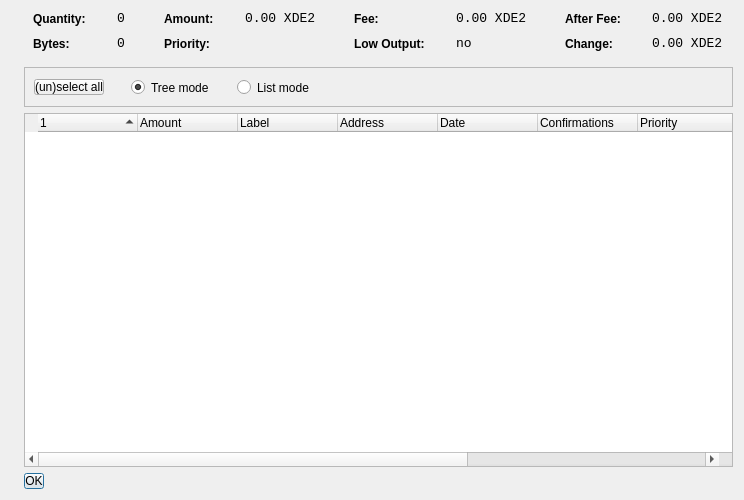
<?xml version="1.0" encoding="UTF-8"?>
<ui version="4.0">
 <class>CoinControlDialog</class>
 <widget class="QDialog" name="CoinControlDialog">
  <property name="geometry">
   <rect>
    <x>0</x>
    <y>0</y>
    <width>744</width>
    <height>500</height>
   </rect>
  </property>
  <property name="maximumSize">
   <size>
    <width>744</width>
    <height>16777215</height>
   </size>
  </property>
  <property name="windowTitle">
   <string>Coin Control</string>
  </property>
  <property name="styleSheet">
   <string notr="true">margin-left:13px;</string>
  </property>
  <layout class="QVBoxLayout" name="verticalLayout">
   <item>
    <layout class="QHBoxLayout" name="horizontalLayoutTop" stretch="0,0,0,0">
     <property name="topMargin">
      <number>0</number>
     </property>
     <property name="bottomMargin">
      <number>10</number>
     </property>
     <item>
      <layout class="QFormLayout" name="formLayoutCoinControl1">
       <property name="horizontalSpacing">
        <number>10</number>
       </property>
       <property name="verticalSpacing">
        <number>10</number>
       </property>
       <property name="leftMargin">
        <number>6</number>
       </property>
       <property name="rightMargin">
        <number>6</number>
       </property>
       <item row="0" column="0">
        <widget class="QLabel" name="labelCoinControlQuantityText">
         <property name="styleSheet">
          <string notr="true">font-weight:bold;</string>
         </property>
         <property name="text">
          <string>Quantity:</string>
         </property>
        </widget>
       </item>
       <item row="0" column="1">
        <widget class="QLabel" name="labelCoinControlQuantity">
         <property name="font">
          <font>
           <family>Monospace</family>
           <pointsize>10</pointsize>
          </font>
         </property>
         <property name="cursor">
          <cursorShape>IBeamCursor</cursorShape>
         </property>
         <property name="contextMenuPolicy">
          <enum>Qt::ActionsContextMenu</enum>
         </property>
         <property name="text">
          <string notr="true">0</string>
         </property>
         <property name="textInteractionFlags">
          <set>Qt::LinksAccessibleByMouse|Qt::TextSelectableByKeyboard|Qt::TextSelectableByMouse</set>
         </property>
        </widget>
       </item>
       <item row="1" column="0">
        <widget class="QLabel" name="labelCoinControlBytesText">
         <property name="styleSheet">
          <string notr="true">font-weight:bold;</string>
         </property>
         <property name="text">
          <string>Bytes:</string>
         </property>
        </widget>
       </item>
       <item row="1" column="1">
        <widget class="QLabel" name="labelCoinControlBytes">
         <property name="font">
          <font>
           <family>Monospace</family>
           <pointsize>10</pointsize>
          </font>
         </property>
         <property name="cursor">
          <cursorShape>IBeamCursor</cursorShape>
         </property>
         <property name="contextMenuPolicy">
          <enum>Qt::ActionsContextMenu</enum>
         </property>
         <property name="text">
          <string notr="true">0</string>
         </property>
         <property name="textInteractionFlags">
          <set>Qt::LinksAccessibleByMouse|Qt::TextSelectableByKeyboard|Qt::TextSelectableByMouse</set>
         </property>
        </widget>
       </item>
      </layout>
     </item>
     <item>
      <layout class="QFormLayout" name="formLayoutCoinControl2">
       <property name="horizontalSpacing">
        <number>10</number>
       </property>
       <property name="verticalSpacing">
        <number>10</number>
       </property>
       <property name="leftMargin">
        <number>6</number>
       </property>
       <property name="rightMargin">
        <number>6</number>
       </property>
       <item row="0" column="0">
        <widget class="QLabel" name="labelCoinControlAmountText">
         <property name="styleSheet">
          <string notr="true">font-weight:bold;</string>
         </property>
         <property name="text">
          <string>Amount:</string>
         </property>
        </widget>
       </item>
       <item row="0" column="1">
        <widget class="QLabel" name="labelCoinControlAmount">
         <property name="font">
          <font>
           <family>Monospace</family>
           <pointsize>10</pointsize>
          </font>
         </property>
         <property name="cursor">
          <cursorShape>IBeamCursor</cursorShape>
         </property>
         <property name="contextMenuPolicy">
          <enum>Qt::ActionsContextMenu</enum>
         </property>
         <property name="text">
          <string notr="true">0.00 XDE2</string>
         </property>
         <property name="textInteractionFlags">
          <set>Qt::LinksAccessibleByMouse|Qt::TextSelectableByKeyboard|Qt::TextSelectableByMouse</set>
         </property>
        </widget>
       </item>
       <item row="1" column="0">
        <widget class="QLabel" name="labelCoinControlPriorityText">
         <property name="styleSheet">
          <string notr="true">font-weight:bold;</string>
         </property>
         <property name="text">
          <string>Priority:</string>
         </property>
        </widget>
       </item>
       <item row="1" column="1">
        <widget class="QLabel" name="labelCoinControlPriority">
         <property name="font">
          <font>
           <family>Monospace</family>
           <pointsize>10</pointsize>
          </font>
         </property>
         <property name="cursor">
          <cursorShape>IBeamCursor</cursorShape>
         </property>
         <property name="contextMenuPolicy">
          <enum>Qt::ActionsContextMenu</enum>
         </property>
         <property name="text">
          <string/>
         </property>
         <property name="textInteractionFlags">
          <set>Qt::LinksAccessibleByMouse|Qt::TextSelectableByKeyboard|Qt::TextSelectableByMouse</set>
         </property>
        </widget>
       </item>
      </layout>
     </item>
     <item>
      <layout class="QFormLayout" name="formLayoutCoinControl3">
       <property name="horizontalSpacing">
        <number>10</number>
       </property>
       <property name="verticalSpacing">
        <number>10</number>
       </property>
       <property name="leftMargin">
        <number>6</number>
       </property>
       <property name="rightMargin">
        <number>6</number>
       </property>
       <item row="0" column="0">
        <widget class="QLabel" name="labelCoinControlFeeText">
         <property name="styleSheet">
          <string notr="true">font-weight:bold;</string>
         </property>
         <property name="text">
          <string>Fee:</string>
         </property>
        </widget>
       </item>
       <item row="0" column="1">
        <widget class="QLabel" name="labelCoinControlFee">
         <property name="font">
          <font>
           <family>Monospace</family>
           <pointsize>10</pointsize>
          </font>
         </property>
         <property name="cursor">
          <cursorShape>IBeamCursor</cursorShape>
         </property>
         <property name="contextMenuPolicy">
          <enum>Qt::ActionsContextMenu</enum>
         </property>
         <property name="text">
          <string notr="true">0.00 XDE2</string>
         </property>
         <property name="textInteractionFlags">
          <set>Qt::LinksAccessibleByMouse|Qt::TextSelectableByKeyboard|Qt::TextSelectableByMouse</set>
         </property>
        </widget>
       </item>
       <item row="1" column="0">
        <widget class="QLabel" name="labelCoinControlLowOutputText">
         <property name="enabled">
          <bool>true</bool>
         </property>
         <property name="styleSheet">
          <string notr="true">font-weight:bold;</string>
         </property>
         <property name="text">
          <string>Low Output:</string>
         </property>
        </widget>
       </item>
       <item row="1" column="1">
        <widget class="QLabel" name="labelCoinControlLowOutput">
         <property name="enabled">
          <bool>true</bool>
         </property>
         <property name="font">
          <font>
           <family>Monospace</family>
           <pointsize>10</pointsize>
          </font>
         </property>
         <property name="cursor">
          <cursorShape>IBeamCursor</cursorShape>
         </property>
         <property name="contextMenuPolicy">
          <enum>Qt::ActionsContextMenu</enum>
         </property>
         <property name="text">
          <string notr="true">no</string>
         </property>
         <property name="textInteractionFlags">
          <set>Qt::LinksAccessibleByMouse|Qt::TextSelectableByKeyboard|Qt::TextSelectableByMouse</set>
         </property>
        </widget>
       </item>
      </layout>
     </item>
     <item>
      <layout class="QFormLayout" name="formLayoutCoinControl4">
       <property name="horizontalSpacing">
        <number>10</number>
       </property>
       <property name="verticalSpacing">
        <number>10</number>
       </property>
       <property name="leftMargin">
        <number>6</number>
       </property>
       <property name="rightMargin">
        <number>6</number>
       </property>
       <item row="0" column="0">
        <widget class="QLabel" name="labelCoinControlAfterFeeText">
         <property name="styleSheet">
          <string notr="true">font-weight:bold;</string>
         </property>
         <property name="text">
          <string>After Fee:</string>
         </property>
        </widget>
       </item>
       <item row="0" column="1">
        <widget class="QLabel" name="labelCoinControlAfterFee">
         <property name="font">
          <font>
           <family>Monospace</family>
           <pointsize>10</pointsize>
          </font>
         </property>
         <property name="cursor">
          <cursorShape>IBeamCursor</cursorShape>
         </property>
         <property name="contextMenuPolicy">
          <enum>Qt::ActionsContextMenu</enum>
         </property>
         <property name="text">
          <string notr="true">0.00 XDE2</string>
         </property>
         <property name="textInteractionFlags">
          <set>Qt::LinksAccessibleByMouse|Qt::TextSelectableByKeyboard|Qt::TextSelectableByMouse</set>
         </property>
        </widget>
       </item>
       <item row="1" column="0">
        <widget class="QLabel" name="labelCoinControlChangeText">
         <property name="enabled">
          <bool>true</bool>
         </property>
         <property name="styleSheet">
          <string notr="true">font-weight:bold;</string>
         </property>
         <property name="text">
          <string>Change:</string>
         </property>
        </widget>
       </item>
       <item row="1" column="1">
        <widget class="QLabel" name="labelCoinControlChange">
         <property name="enabled">
          <bool>true</bool>
         </property>
         <property name="font">
          <font>
           <family>Monospace</family>
           <pointsize>10</pointsize>
          </font>
         </property>
         <property name="cursor">
          <cursorShape>IBeamCursor</cursorShape>
         </property>
         <property name="contextMenuPolicy">
          <enum>Qt::ActionsContextMenu</enum>
         </property>
         <property name="text">
          <string notr="true">0.00 XDE2</string>
         </property>
         <property name="textInteractionFlags">
          <set>Qt::LinksAccessibleByMouse|Qt::TextSelectableByKeyboard|Qt::TextSelectableByMouse</set>
         </property>
        </widget>
       </item>
      </layout>
     </item>
    </layout>
   </item>
   <item>
    <widget class="QFrame" name="frame">
     <property name="minimumSize">
      <size>
       <width>0</width>
       <height>40</height>
      </size>
     </property>
     <property name="maximumSize">
      <size>
       <width>744</width>
       <height>16777215</height>
      </size>
     </property>
     <property name="frameShape">
      <enum>QFrame::StyledPanel</enum>
     </property>
     <property name="frameShadow">
      <enum>QFrame::Sunken</enum>
     </property>
     <widget class="QWidget" name="horizontalLayoutWidget">
      <property name="geometry">
       <rect>
        <x>10</x>
        <y>0</y>
        <width>781</width>
        <height>41</height>
       </rect>
      </property>
      <layout class="QHBoxLayout" name="horizontalLayoutPanel" stretch="0,0,0,0">
       <property name="spacing">
        <number>14</number>
       </property>
       <item>
        <widget class="QPushButton" name="pushButtonSelectAll">
         <property name="sizePolicy">
          <sizepolicy hsizetype="Maximum" vsizetype="Fixed">
           <horstretch>0</horstretch>
           <verstretch>0</verstretch>
          </sizepolicy>
         </property>
         <property name="text">
          <string>(un)select all</string>
         </property>
        </widget>
       </item>
       <item>
        <widget class="QRadioButton" name="radioTreeMode">
         <property name="sizePolicy">
          <sizepolicy hsizetype="Maximum" vsizetype="Fixed">
           <horstretch>0</horstretch>
           <verstretch>0</verstretch>
          </sizepolicy>
         </property>
         <property name="text">
          <string>Tree mode</string>
         </property>
         <property name="checked">
          <bool>true</bool>
         </property>
        </widget>
       </item>
       <item>
        <widget class="QRadioButton" name="radioListMode">
         <property name="sizePolicy">
          <sizepolicy hsizetype="Maximum" vsizetype="Fixed">
           <horstretch>0</horstretch>
           <verstretch>0</verstretch>
          </sizepolicy>
         </property>
         <property name="text">
          <string>List mode</string>
         </property>
        </widget>
       </item>
       <item>
        <spacer name="horizontalSpacer">
         <property name="orientation">
          <enum>Qt::Horizontal</enum>
         </property>
         <property name="sizeHint" stdset="0">
          <size>
           <width>40</width>
           <height>20</height>
          </size>
         </property>
        </spacer>
       </item>
      </layout>
     </widget>
    </widget>
   </item>
   <item>
    <widget class="CoinControlTreeWidget" name="treeWidget">
     <property name="contextMenuPolicy">
      <enum>Qt::CustomContextMenu</enum>
     </property>
     <property name="sortingEnabled">
      <bool>false</bool>
     </property>
     <property name="columnCount">
      <number>11</number>
     </property>
     <attribute name="headerShowSortIndicator" stdset="0">
      <bool>true</bool>
     </attribute>
     <attribute name="headerStretchLastSection">
      <bool>false</bool>
     </attribute>
     <column>
      <property name="text">
       <string/>
      </property>
     </column>
     <column>
      <property name="text">
       <string>Amount</string>
      </property>
     </column>
     <column>
      <property name="text">
       <string>Label</string>
      </property>
     </column>
     <column>
      <property name="text">
       <string>Address</string>
      </property>
     </column>
     <column>
      <property name="text">
       <string>Date</string>
      </property>
     </column>
     <column>
      <property name="text">
       <string>Confirmations</string>
      </property>
      <property name="toolTip">
       <string>Confirmed</string>
      </property>
     </column>
     <column>
      <property name="text">
       <string>Priority</string>
      </property>
     </column>
     <column>
      <property name="text">
       <string/>
      </property>
     </column>
     <column>
      <property name="text">
       <string/>
      </property>
     </column>
     <column>
      <property name="text">
       <string/>
      </property>
     </column>
     <column>
      <property name="text">
       <string/>
      </property>
     </column>
    </widget>
   </item>
   <item>
    <widget class="QDialogButtonBox" name="buttonBox">
     <property name="sizePolicy">
      <sizepolicy hsizetype="Maximum" vsizetype="Fixed">
       <horstretch>0</horstretch>
       <verstretch>0</verstretch>
      </sizepolicy>
     </property>
     <property name="orientation">
      <enum>Qt::Horizontal</enum>
     </property>
     <property name="standardButtons">
      <set>QDialogButtonBox::Ok</set>
     </property>
    </widget>
   </item>
  </layout>
 </widget>
 <customwidgets>
  <customwidget>
   <class>CoinControlTreeWidget</class>
   <extends>QTreeWidget</extends>
   <header>coincontroltreewidget.h</header>
  </customwidget>
 </customwidgets>
 <resources/>
 <connections/>
</ui>
